Frame 1 (no input): blank canvas, image omitted
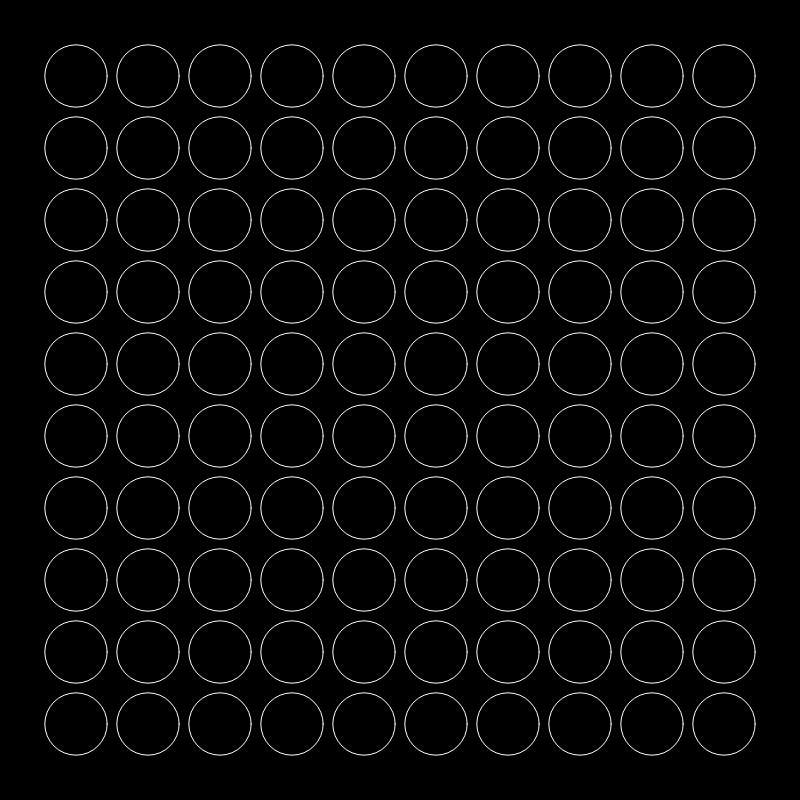
Frame 60 (no input)
Frame 120 (the mouse pressed at the canvas centre since frame 60): identical to frame 60, image omitted

The p5.js sketch that drew this single still picture (run headless with seeded random() and noise() and a simulated clock; from frame 60 on, the mouse is pressed at the canvas centre):

// p5.js sketch
// ── sketch.js

let canvasWidth = 800//window.innerWidth
let canvasHeight = 800// window.innerHeight
let totalCircles = 10
let dimension = 0
let margin = 40
let dimensionModulator = .25 // para hacerlo mas pequeno moverse entre 1.0 y 0, y para hacerlo mas grande 1.0 >

function setup() {
  createCanvas(canvasWidth,canvasHeight);
  dimension = (width-2*margin)/totalCircles
  angleMode(DEGREES)
}

function draw() {
  background(0)
  noFill()
  stroke(255)
  dimensionModulator = sin(frameCount)
  for(let i = 0; i < totalCircles; i++) {
    for(let j = 0 ; j < totalCircles; j++) {
      circle(margin + dimension/2 + i*dimension, margin+dimension/2+j*dimension, dimensionModulator * dimension)
    }

  }
}
